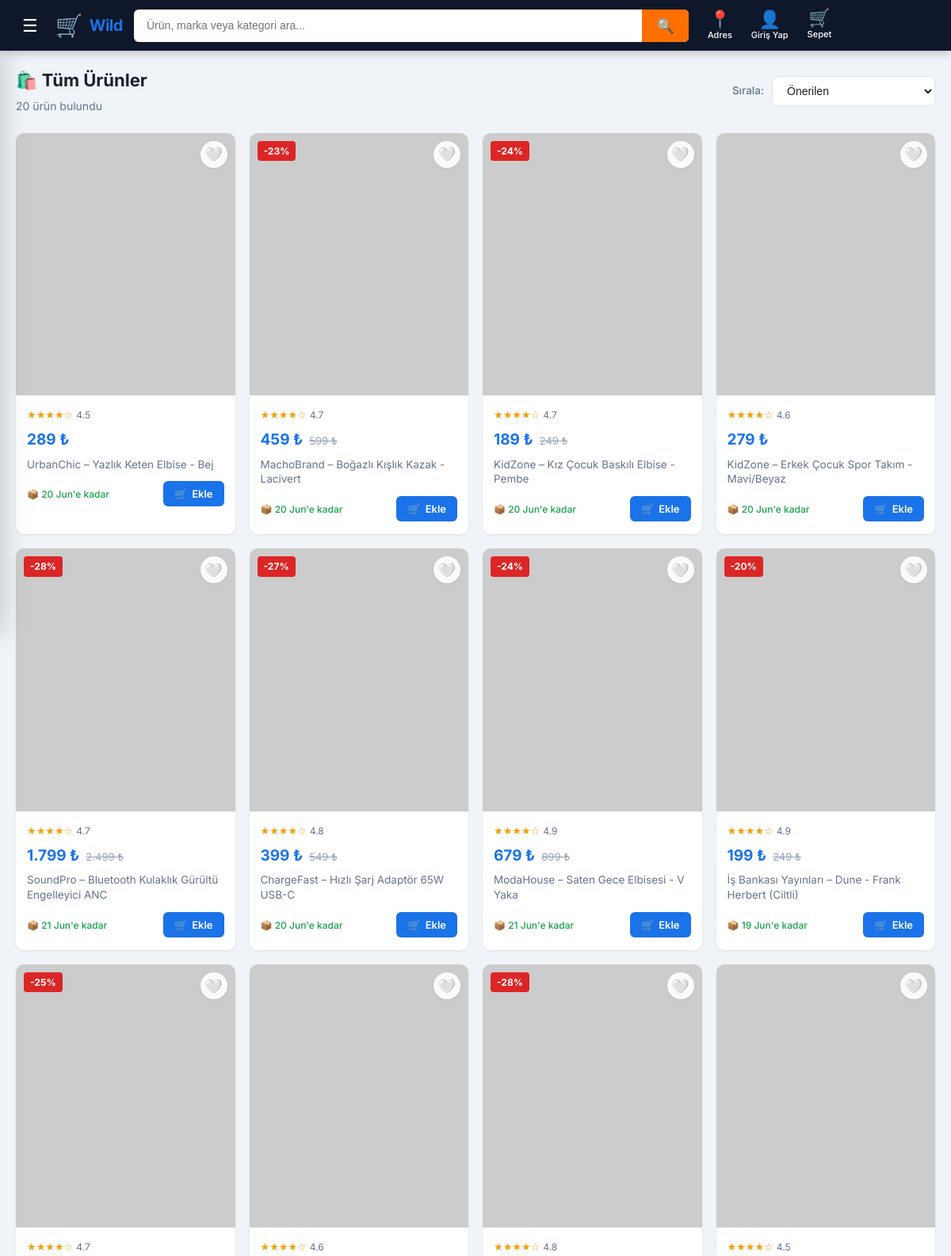
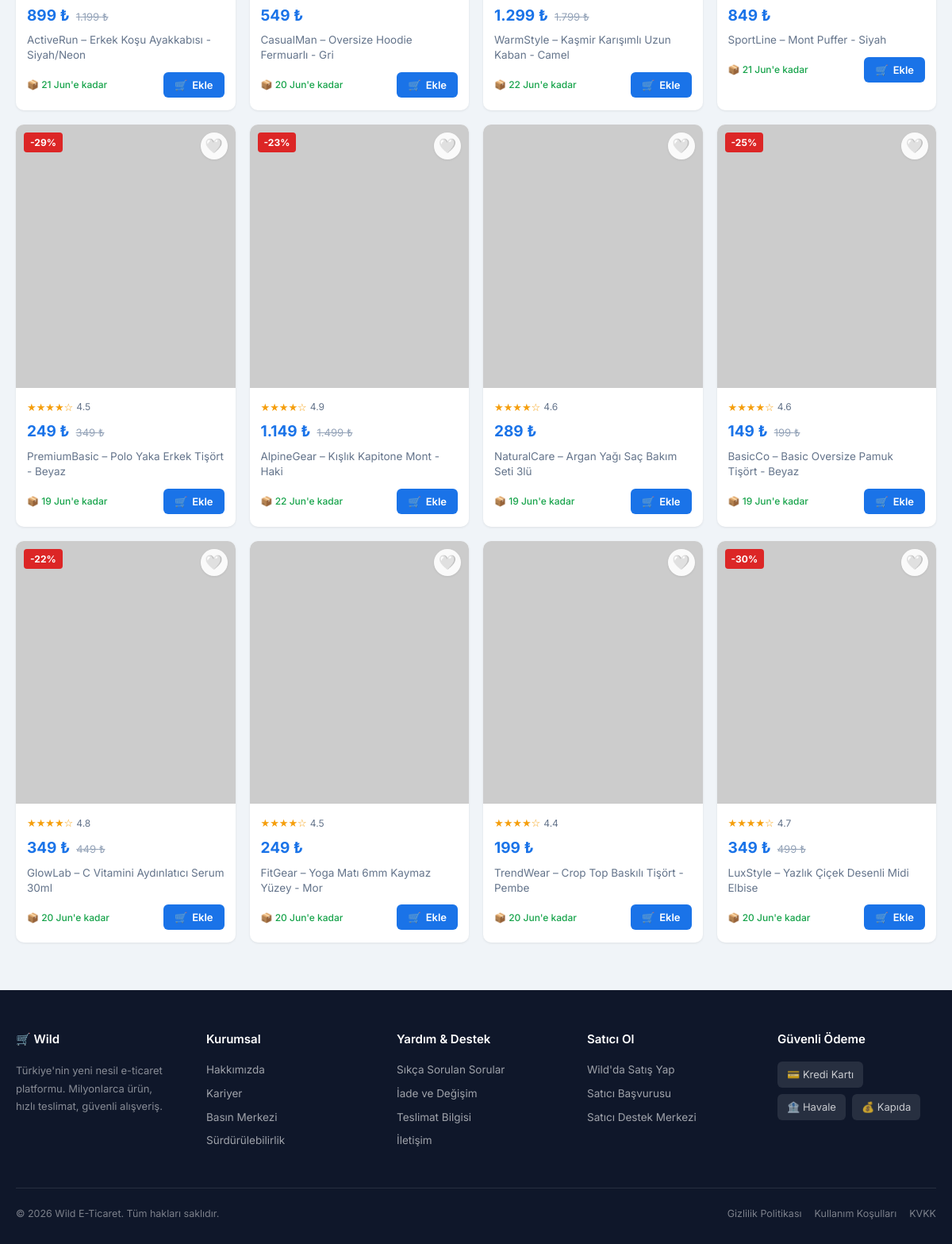
Screenshot of /search.php with the database file from the repository (2 pictures, top to bottom).
### tables this page shows
CREATE TABLE products (
    id INT AUTO_INCREMENT PRIMARY KEY,
    category_id INT NOT NULL,
    brand VARCHAR(150),
    title VARCHAR(255) NOT NULL,
    description TEXT,
    price DECIMAL(10, 2) NOT NULL,
    original_price DECIMAL(10, 2) DEFAULT NULL,
    sku VARCHAR(100) UNIQUE NOT NULL,
    composition VARCHAR(255),
    gender ENUM('male', 'female', 'unisex', 'child') DEFAULT 'unisex',
    model_size VARCHAR(50),
    model_height VARCHAR(50),
    return_policy TEXT,
    stock INT NOT NULL DEFAULT 100,
    rating DECIMAL(2,1) DEFAULT 4.5,
    seller_rating DECIMAL(2,1) DEFAULT 4.7,
    delivery_days INT DEFAULT 3,
    created_at TIMESTAMP DEFAULT CURRENT_TIMESTAMP,
    FOREIGN KEY (category_id) REFERENCES categories(id) ON DELETE CASCADE
);

### search.php (the view, shortened to what this page needs)
<?php
require_once __DIR__ . '/config/db.php';
$q       = trim($_GET['q']   ?? '');
$sort    = $_GET['sort']     ?? 'default';
$cat_name = '';
$params = [];
$where  = ['1=1'];
$order = match($sort) {
    'price_asc'  => 'p.price ASC',
    'price_desc' => 'p.price DESC',
    'rating'     => 'p.rating DESC',
    'new'        => 'p.created_at DESC',
    default      => 'RAND()',
};
$sql = "
    SELECT p.id, p.title, p.price, p.original_price, p.brand,
           p.rating, p.delivery_days, c.name as cat_name, c.type as cat_type,
           pv.main_image
    FROM products p
    JOIN categories c ON c.id = p.category_id
    JOIN product_variants pv ON pv.product_id = p.id
    WHERE " . implode(' AND ', $where) . "
    GROUP BY p.id
    ORDER BY $order
    LIMIT 60
";
$stmt = $pdo->prepare($sql);
$stmt->execute($params);
$products = $stmt->fetchAll();
$wishlist_ids = [];
function deliveryDate(int $days): string { return date('d M', strtotime("+{$days} days")); }
function stars(float $r): string {
    return str_repeat('★', floor($r)) . str_repeat('☆', 5 - floor($r));
}
require_once __DIR__ . '/includes/header.php';
?>
<main>
<div class="container" style="padding-top:20px;">
    <div style="display:flex;align-items:center;justify-content:space-between;flex-wrap:wrap;gap:12px;margin-bottom:22px;">
        <div>
            <h1 style="font-size:22px;font-weight:700;">
                <?php if ($q): ?>🔍 "<?= htmlspecialchars($q) ?>" için sonuçlar
                <?php elseif ($cat_name): ?>📂 <?= htmlspecialchars($cat_name) ?>
                <?php else: ?>🛍️ Tüm Ürünler
                <?php endif; ?>
            </h1>
            <p style="color:var(--text-muted);font-size:14px;margin-top:4px;"><?= count($products) ?> ürün bulundu</p>
        </div>
        <div style="display:flex;align-items:center;gap:10px;">
            <label for="sort-sel" style="font-size:13.5px;font-weight:500;color:var(--text-muted);">Sırala:</label>
            <select id="sort-sel" onchange="applySort(this.value)"
                style="padding:9px 14px;border:1.5px solid var(--border);border-radius:var(--radius-sm);
                       font-size:14px;background:var(--surface);color:var(--text);cursor:pointer;outline:none;">
                <option value="default"    <?= $sort==='default'    ?'selected':'' ?>>Önerilen</option>
            </select>
        </div>
    </div>
    <?php if (empty($products)): ?>
    <div style="text-align:center;padding:80px 20px;">
        <div style="font-size:64px;margin-bottom:16px;">🔍</div>
        <h2 style="font-size:20px;margin-bottom:8px;color:var(--text-muted);">Sonuç bulunamadı</h2>
        <p style="color:var(--text-light);margin-bottom:24px;">Farklı bir arama terimi deneyin veya kategorilere göz atın.</p>
        <a href="<?= URL_ROOT ?>/index.php" class="btn btn-primary">Ana Sayfaya Dön</a>
    </div>
    <?php else: ?>
    <div class="grid-auto">
    <?php foreach ($products as $p):
        $in_wl       = in_array($p['id'], $wishlist_ids);
        $is_cloth    = in_array($p['cat_type'], ['adult','child']);
        $disc        = $p['original_price'] ? round((1 - $p['price'] / $p['original_price']) * 100) : 0;
        $delivery    = deliveryDate($p['delivery_days']);
    ?>
    <div class="product-card" onclick="window.location='<?= URL_ROOT ?>/product.php?id=<?= $p['id'] ?>'">
        <div class="card-img-wrap">
            <img src="<?= htmlspecialchars($p['main_image']) ?>"
                 alt="<?= htmlspecialchars($p['title']) ?>"
                 loading="lazy"
                 onerror="this.src='https://via.placeholder.com/400x500?text=Görsel+Yok'">
            <?php if ($disc > 0): ?><span class="badge-discount">-<?= $disc ?>%</span><?php endif; ?>
            <button class="btn-heart <?= $in_wl ? 'active' : '' ?>"
                    data-product-id="<?= $p['id'] ?>"
                    onclick="event.stopPropagation();toggleWishlist(this,<?= $p['id'] ?>,<?= $is_cloth ? 'true':'false' ?>)"
                    aria-label="Favorilere Ekle"><?= $in_wl ? '❤️' : '🤍' ?></button>
        </div>
        <div class="card-body">
            <div class="card-rating">
                <span class="stars"><?= stars((float)$p['rating']) ?></span>
                <span><?= number_format((float)$p['rating'],1) ?></span>
            </div>
            <div class="card-price">
                <span class="price-now"><?= number_format($p['price'],0,',','.') ?> ₺</span>
                <?php if ($p['original_price']): ?>
                <span class="price-old"><?= number_format($p['original_price'],0,',','.') ?> ₺</span>
                <?php endif; ?>
            </div>
            <p class="card-title"><?= htmlspecialchars($p['brand'] ? $p['brand'].' – '.$p['title'] : $p['title']) ?></p>
            <div class="card-footer-row">
                <span class="card-delivery">📦 <?= $delivery ?>'e kadar</span>
                <button class="btn-add-cart" onclick="event.stopPropagation();addToCart(<?= $p['id'] ?>,null,null)">
                    🛒 <span>Ekle</span>
                </button>
            </div>
        </div>
    </div>
    <?php endforeach; ?>
    </div>
    <?php endif; ?>
</div>
</main>
<?php require_once __DIR__ . '/includes/footer.php'; ?>

### includes/header.php (shortened to what this page needs)
<?php
$is_logged   = isset($_SESSION['user_id']);
$user_name   = $is_logged ? explode(' ', $_SESSION['user_name'] ?? 'Hesabım')[0] : 'Giriş Yap';
$theme = $_COOKIE['wild_theme'] ?? 'light';
?>
<!DOCTYPE html>
<html lang="tr" data-theme="<?= htmlspecialchars($theme) ?>">
<head>
    <link rel="stylesheet" href="<?= URL_ROOT ?>/css/style.css">
</head>
<body>
<header id="site-header">
    <div class="container header-inner">
        <button id="menu-toggle" aria-label="Menü">☰</button>
        <a href="<?= URL_ROOT ?>/index.php" class="header-logo">
            <span class="logo-icon">🛒</span>
            <span class="logo-text">Wi<span>ld</span></span>
        </a>
        <form class="header-search" action="<?= URL_ROOT ?>/search.php" method="GET" role="search">
            <input type="text" name="q" id="search-input"
                   placeholder="Ürün, marka veya kategori ara..."
                   value="<?= htmlspecialchars($_GET['q'] ?? '') ?>"
                   autocomplete="off">
            <button type="submit" aria-label="Ara">🔍</button>
        </form>
        <div class="header-actions">
            <div style="position:relative;">
                <button class="hdr-btn" id="btn-address" aria-haspopup="true" aria-expanded="false">
                    <span class="hdr-icon">📍</span>
                    <span>Adres</span>
                </button>
            </div>
            <div style="position:relative;">
                <button class="hdr-btn" id="btn-account">
                    <span class="hdr-icon">👤</span>
                    <span><?= htmlspecialchars($user_name) ?></span>
                </button>
            </div>
            <a href="<?= URL_ROOT ?>/cart.php" class="hdr-btn" style="text-decoration:none;" id="btn-cart">
                <span class="hdr-icon" style="position:relative;">
                    🛒
                </span>
                <span>Sepet</span>
            </a>
        </div>
    </div>
</header>

### includes/footer.php (shortened to what this page needs)
<footer id="site-footer">
    <div class="container">
        <div class="footer-grid">
            <div class="footer-col">
                <h4>🛒 Wild</h4>
                <p style="font-size:13px;color:rgba(255,255,255,0.5);line-height:1.7;margin-bottom:12px;">
                    Türkiye'nin yeni nesil e-ticaret platformu. Milyonlarca ürün, hızlı teslimat, güvenli alışveriş.
                </p>
            </div>
            <div class="footer-col">
                <h4>Kurumsal</h4>
                <a href="#">Hakkımızda</a>
                <a href="#">Kariyer</a>
                <a href="#">Basın Merkezi</a>
                <a href="#">Sürdürülebilirlik</a>
            </div>
            <div class="footer-col">
                <h4>Yardım & Destek</h4>
                <a href="#">Sıkça Sorulan Sorular</a>
                <a href="#">İade ve Değişim</a>
                <a href="#">Teslimat Bilgisi</a>
                <a href="#">İletişim</a>
            </div>
            <div class="footer-col">
                <h4>Satıcı Ol</h4>
                <a href="#">Wild'da Satış Yap</a>
                <a href="#">Satıcı Başvurusu</a>
                <a href="#">Satıcı Destek Merkezi</a>
            </div>
            <div class="footer-col">
                <h4>Güvenli Ödeme</h4>
                <div style="display:flex;gap:8px;flex-wrap:wrap;margin-top:4px;">
                    <span style="background:rgba(255,255,255,0.1);padding:6px 12px;border-radius:6px;font-size:13px;">💳 Kredi Kartı</span>
                    <span style="background:rgba(255,255,255,0.1);padding:6px 12px;border-radius:6px;font-size:13px;">🏦 Havale</span>
                    <span style="background:rgba(255,255,255,0.1);padding:6px 12px;border-radius:6px;font-size:13px;">💰 Kapıda</span>
                </div>
            </div>
        </div>
        <div class="footer-bottom">
            <span>© <?= date('Y') ?> Wild E-Ticaret. Tüm hakları saklıdır.</span>
            <div style="display:flex;gap:16px;">
                <a href="#" style="color:rgba(255,255,255,0.45);">Gizlilik Politikası</a>
                <a href="#" style="color:rgba(255,255,255,0.45);">Kullanım Koşulları</a>
                <a href="#" style="color:rgba(255,255,255,0.45);">KVKK</a>
            </div>
        </div>
    </div>
</footer>
</body>
</html>

### rows the page displays
products: rating "★★★★☆", rating "4.5", price "289", brand+title "UrbanChic – Yazlık Keten Elbise - Bej", delivery_days "20 Jun"
products: disc "23", rating "★★★★☆", rating "4.7", price "459", original_price "599", brand+title "MachoBrand – Boğazlı Kışlık Kazak - Lacivert", delivery_days "20 Jun"
products: disc "24", rating "★★★★☆", rating "4.7", price "189", original_price "249", brand+title "KidZone – Kız Çocuk Baskılı Elbise - Pembe", delivery_days "20 Jun"
products: rating "★★★★☆", rating "4.6", price "279", brand+title "KidZone – Erkek Çocuk Spor Takım - Mavi/Beyaz", delivery_days "20 Jun"
products: disc "28", rating "★★★★☆", rating "4.7", price "1.799", original_price "2.499", brand+title "SoundPro – Bluetooth Kulaklık Gürültü Engelleyici ANC", delivery_days "21 Jun"
products: disc "27", rating "★★★★☆", rating "4.8", price "399", original_price "549", brand+title "ChargeFast – Hızlı Şarj Adaptör 65W USB-C", delivery_days "20 Jun"
products: disc "24", rating "★★★★☆", rating "4.9", price "679", original_price "899", brand+title "ModaHouse – Saten Gece Elbisesi - V Yaka", delivery_days "21 Jun"
products: disc "20", rating "★★★★☆", rating "4.9", price "199", original_price "249", brand+title "İş Bankası Yayınları – Dune - Frank Herbert (Ciltli)", delivery_days "19 Jun"
products: disc "25", rating "★★★★☆", rating "4.7", price "899", original_price "1.199", brand+title "ActiveRun – Erkek Koşu Ayakkabısı - Siyah/Neon", delivery_days "21 Jun"
products: rating "★★★★☆", rating "4.6", price "549", brand+title "CasualMan – Oversize Hoodie Fermuarlı - Gri", delivery_days "20 Jun"
products: disc "28", rating "★★★★☆", rating "4.8", price "1.299", original_price "1.799", brand+title "WarmStyle – Kaşmir Karışımlı Uzun Kaban - Camel", delivery_days "22 Jun"
products: rating "★★★★☆", rating "4.5", price "849", brand+title "SportLine – Mont Puffer - Siyah", delivery_days "21 Jun"
products: disc "29", rating "★★★★☆", rating "4.5", price "249", original_price "349", brand+title "PremiumBasic – Polo Yaka Erkek Tişört - Beyaz", delivery_days "19 Jun"
products: disc "23", rating "★★★★☆", rating "4.9", price "1.149", original_price "1.499", brand+title "AlpineGear – Kışlık Kapitone Mont - Haki", delivery_days "22 Jun"
products: rating "★★★★☆", rating "4.6", price "289", brand+title "NaturalCare – Argan Yağı Saç Bakım Seti 3lü", delivery_days "19 Jun"
products: disc "25", rating "★★★★☆", rating "4.6", price "149", original_price "199", brand+title "BasicCo – Basic Oversize Pamuk Tişört - Beyaz", delivery_days "19 Jun"
products: disc "22", rating "★★★★☆", rating "4.8", price "349", original_price "449", brand+title "GlowLab – C Vitamini Aydınlatıcı Serum 30ml", delivery_days "20 Jun"
products: rating "★★★★☆", rating "4.5", price "249", brand+title "FitGear – Yoga Matı 6mm Kaymaz Yüzey - Mor", delivery_days "20 Jun"
products: rating "★★★★☆", rating "4.4", price "199", brand+title "TrendWear – Crop Top Baskılı Tişört - Pembe", delivery_days "20 Jun"
products: disc "30", rating "★★★★☆", rating "4.7", price "349", original_price "499", brand+title "LuxStyle – Yazlık Çiçek Desenli Midi Elbise", delivery_days "20 Jun"

### other values shown
$user_name "Giriş Yap"
count($products) "20"
